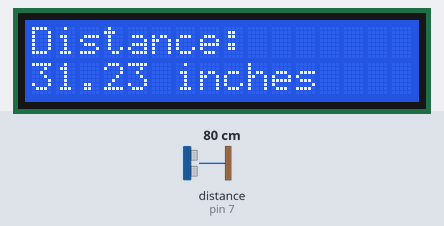
Bench run of a sketch on a simulated Arduino Uno, built with avr-gcc and run on an emulated ATmega328P. Shown: 16×2 character LCD. Wiring (inferred from the names in the program): ultrasonic range finder: trigger pin 9; echo pin 7. The inputs (shaded band) are chosen by the test bench; at power-on: distance to the obstacle (sensor on pin 7) 80 cm. The echo pulse lasts 58.3 µs per cm.

Above: at 1.2 s.
1.3 s: distance to the obstacle (sensor on pin 7) set to 4 cm
At 2.6 s:
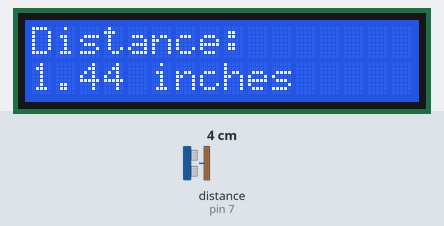
3.1 s: distance to the obstacle (sensor on pin 7) set to 2 cm
At 4.3 s:
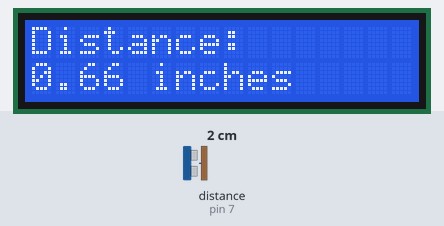
4.6 s: distance to the obstacle (sensor on pin 7) set to 9 cm
At 5.8 s:
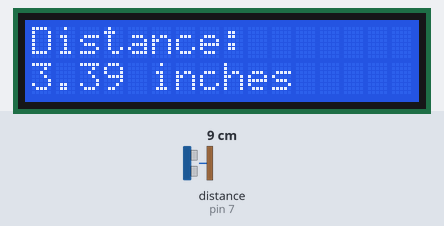
Timing chart, 0 to 7.6 s (numbered marks = the images above; inputs shaded):
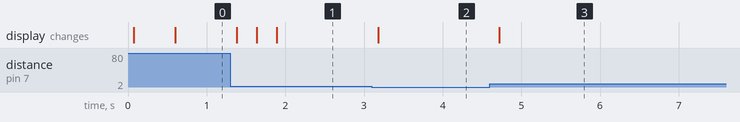

Measured:
- after the input at 1.3 s, the display: first changes after 0.08 s (image 1 shows a later state)
- after the input at 3.1 s, the display: changes after 0.08 s (image 2)
- after the input at 4.6 s, the display: changes after 0.12 s (image 3)

The sketch:

distance_SR04.ino
```cpp
#include "Arduino.h"
#include "LiquidCrystal.h"

LiquidCrystal lcd(12, 11, 5, 4, 3, 2); //Create lcd object called lcd

int trigPin = 9; //Sensor trig pin connected to pin #9
int echoPin = 7; //Sensor echo pin connected to pin #7
int myCounter = 0; //Declare variable myCounter and set to 0
int servoControlPin = 6; //Servo control line is connected to pin #6
float pingTime; //Time for ping to travel from sensor to target and back
float targetDistance; //Distance to target in inches
float speedOfSound = 760.5; //Speed of sound in MPH at sea level around 59 degrees

void setup()
{
	Serial.begin(9600);
	pinMode(trigPin, OUTPUT);
	pinMode(echoPin, INPUT);
	lcd.begin(16, 2); //Tell Arduino to start your lcd 16X2
	lcd.setCursor(0, 0); //Set lcd cursor to upper left corner, column 0, row 0
	lcd.print("Distance:"); //Print Message on first row

}

// The loop function is called in an endless loop
void loop()
{
	digitalWrite(trigPin, LOW); //Set trig pin low
	delayMicroseconds(2000); //Let signal settle
	digitalWrite(trigPin, HIGH); //set trigPin high
	delayMicroseconds(15); //delay in high state
	digitalWrite(trigPin, LOW); //Ping has now been sent
	delayMicroseconds(10); //Delay in high state

	pingTime = pulseIn(echoPin, HIGH); //pingTime in microseconds
	pingTime = pingTime/1000000; //convert pingTmie to seconds by dividing by 1000000(microseconds in a second)
	pingTime = pingTime/3600; //convert pingTime to hours by dividing by 3600 (seconds in an hour)
	targetDistance = speedOfSound * pingTime; //This will be in miles
	targetDistance = targetDistance/2; //ping travels to target and back so you must divide by 2 for actual distance
	targetDistance = targetDistance*63360; //Convert miles to inches by multiplying by 63360

	lcd.setCursor(1, 1); //Set cursor to the first column of the second row
	lcd.print("                "); //Clear the row
	lcd.setCursor(0, 1); //Set cursor to first column of the second row again
	lcd.print(targetDistance); //Print measured distance
	lcd.print(" inches "); //Print units
	delay(250); //Pause to let things settle

}
```

sloeber.ino.cpp
```cpp
#ifdef __IN_ECLIPSE__
//This is a automatic generated file
//Please do not modify this file
//If you touch this file your change will be overwritten during the next build
//This file has been generated on 2018-02-19 02:09:16

#include "Arduino.h"
#include "Arduino.h"
#include "LiquidCrystal.h"

void setup() ;
void loop() ;

#include "distance_SR04.ino"


#endif
```
